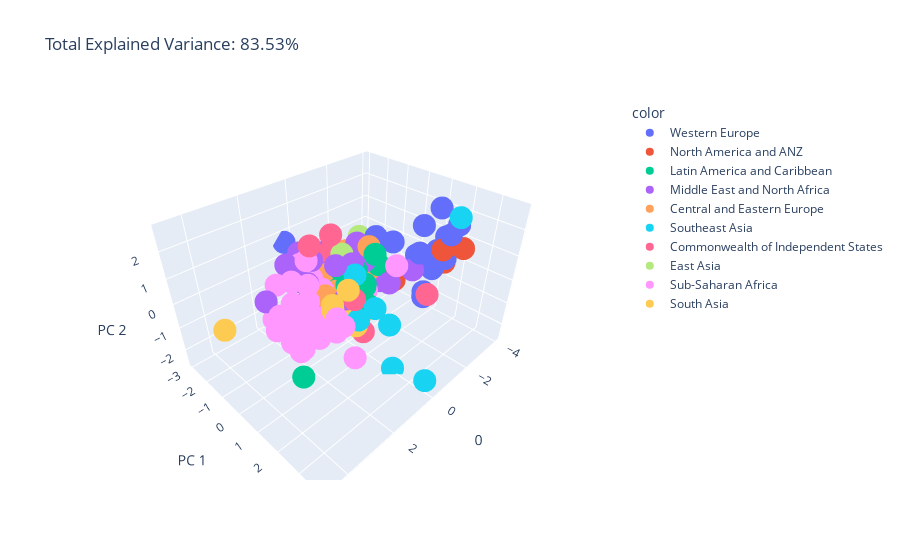

Here is the notebook cell this chart was saved with:
### Markdown cell above
### <code> <div style="color:#F1D405 ;font-weight: bold; ;">ACP par régions</div> </code>

### Code cell
pca = PCA(n_components=3)
components = pca.fit_transform(X)

total_var = pca.explained_variance_ratio_.sum() * 100

fig = px.scatter_3d(
    components, x=0, y=1, z=2, color=df['Region'],
    title=f'Total Explained Variance: {total_var:.2f}%',
    labels={'1': 'PC 1', '2': 'PC 2', '3': 'PC 3'}
)
fig.show()

### Figure 1 — Plotly figure (JSON) as saved in the notebook; plotly's stock layout.template omitted (floating-point values rounded to 4 significant figures)
{"data": [{"hovertemplate": "color=Western Europe<br>0=%{x}<br>PC 1=%{y}<br>PC 2=%{z}<extra></extra>", "legendgroup": "Western Europe", "marker": {"color": "#636efa", "symbol": "circle"}, "mode": "markers", "name": "Western Europe", "scene": "scene", "showlegend": true, "type": "scatter3d", "x": [-3.833, -3.924, -3.953, -3.269, -3.474, -3.762, -3.571, -2.98, -3.392, -2.941, -3.362, -2.81, -2.555, -2.666, -2.234, -1.703, -1.176, -1.114, -1.238, 0.4674], "y": [0.9582, 1.722, 1.444, 0.9269, 1.594, 1.356, 1.654, 0.6445, 0.5761, 1.417, 1.29, 0.9071, -0.1814, 1.346, -0.7687, -1.194, -1.765, -0.7479, -1.645, -2.956], "z": [1.908, 1.463, 0.7887, -1.553, 0.2002, 0.9116, 1.174, 0.1626, 1.221, -0.0891, 0.4613, 0.4204, 0.5597, -1.269, 0.6891, -0.3887, -0.7707, -0.6612, -0.1117, 0.6429]}, {"hovertemplate": "color=North America and ANZ<br>0=%{x}<br>PC 1=%{y}<br>PC 2=%{z}<extra></extra>", "legendgroup": "North America and ANZ", "marker": {"color": "#EF553B", "symbol": "circle"}, "mode": "markers", "name": "North America and ANZ", "scene": "scene", "showlegend": true, "type": "scatter3d", "x": [-3.692, -3.457, -3.429, -2.163], "y": [2.159, 1.463, 1.598, 0.2969], "z": [0.7639, 0.5188, 0.05531, -0.7543]}, {"hovertemplate": "color=Latin America and Caribbean<br>0=%{x}<br>PC 1=%{y}<br>PC 2=%{z}<extra></extra>", "legendgroup": "Latin America and Caribbean", "marker": {"color": "#00cc96", "symbol": "circle"}, "mode": "markers", "name": "Latin America and Caribbean", "scene": "scene", "showlegend": true, "type": "scatter3d", "x": [-1.986, -0.993, -1.083, -0.6223, -1.42, -0.8096, -1.677, -0.2541, -0.7807, -0.5327, -1.026, -0.7827, -0.6166, -0.2754, -0.009127, -0.735, -0.3062, -0.6398, 0.6425, 3.597], "y": [-0.3712, -1.159, -0.791, 0.2026, -0.9398, -1.026, -0.2936, -0.7138, -1.049, 0.2994, -1.321, -0.4058, -0.9014, 0.7075, -0.09122, 0.01875, -1.117, -0.4705, -2.064, 1.751], "z": [-0.2816, 0.1888, -0.6608, -0.3605, -0.2993, 0.06035, 0.3385, 0.1652, -0.3475, -0.1584, -0.03281, -0.008003, -0.5147, -0.7556, -0.1322, -0.553, -0.1509, 0.1606, 0.1204, -0.7437]}, {"hovertemplate": "color=Middle East and North Africa<br>0=%{x}<br>PC 1=%{y}<br>PC 2=%{z}<extra></extra>", "legendgroup": "Middle East and North Africa", "marker": {"color": "#ab63fa", "symbol": "circle"}, "mode": "markers", "name": "Middle East and North Africa", "scene": "scene", "showlegend": true, "type": "scatter3d", "x": [-2.038, -2.366, -1.41, -1.75, -1.414, -0.3285, -0.09424, 0.7964, 1.002, 0.529, 0.1988, 1.304, 0.7732, 1.404, 1.425, 1.59, 3.019], "y": [-0.3475, 0.9664, -0.9793, 0.4038, -0.5866, -0.1603, -1.63, -1.679, -0.7544, -1.139, -0.4378, -1.037, 0.6254, -1.667, -0.5011, -1.141, -0.6569], "z": [-1.043, -0.0853, 0.6485, -0.646, 0.03768, 0.578, 0.5135, 0.8545, 1.039, -0.5144, 0.6149, 0.1848, 0.03169, 0.6312, 0.4168, 0.6158, 0.4231]}, {"hovertemplate": "color=Central and Eastern Europe<br>0=%{x}<br>PC 1=%{y}<br>PC 2=%{z}<extra></extra>", "legendgroup": "Central and Eastern Europe", "marker": {"color": "#FFA15A", "symbol": "circle"}, "mode": "markers", "name": "Central and Eastern Europe", "scene": "scene", "showlegend": true, "type": "scatter3d", "x": [-1.649, -0.9959, -1.289, -0.778, -1.822, -0.297, -0.5454, -0.558, -1.652, -0.168, -0.1612, -0.101, -0.1704, 0.4511, 0.008511, -0.06524, 0.8667], "y": [-1.79, -1.66, -1.004, -2.151, -0.6979, 0.31, -1.292, -1.805, -0.5846, -2.144, -1.278, -1.306, -1.503, -0.556, -0.6699, -1.875, -0.2894], "z": [-0.106, -0.6859, -0.3499, 0.03189, -0.5658, -1.4, -0.2849, 0.07466, 0.5579, -0.2369, -0.4386, -0.09242, -0.3419, -1.287, -0.6836, -0.457, -0.2554]}, {"hovertemplate": "color=Southeast Asia<br>0=%{x}<br>PC 1=%{y}<br>PC 2=%{z}<extra></extra>", "legendgroup": "Southeast Asia", "marker": {"color": "#19d3f3", "symbol": "circle"}, "mode": "markers", "name": "Southeast Asia", "scene": "scene", "showlegend": true, "type": "scatter3d", "x": [-3.724, -1.171, -0.2357, -0.5057, 0.02465, -0.307, 0.5507, 0.6787, 0.3548], "y": [1.856, 1.011, 0.07826, 0.2363, 2.224, -0.06919, 1.751, 1.155, 3.808], "z": [1.874, -1.998, 0.2637, -1.125, -2.57, -0.2572, 0.1251, -0.6168, -1.775]}, {"hovertemplate": "color=Commonwealth of Independent States<br>0=%{x}<br>PC 1=%{y}<br>PC 2=%{z}<extra></extra>", "legendgroup": "Commonwealth of Independent States", "marker": {"color": "#FF6692", "symbol": "circle"}, "mode": "markers", "name": "Commonwealth of Independent States", "scene": "scene", "showlegend": true, "type": "scatter3d", "x": [-1.667, -0.8793, -0.316, 0.7268, 0.6099, -0.2652, 0.089, -0.2443, 0.01746, 1.035, 1.358, 1.113], "y": [2.18, -0.664, -1.623, -0.9165, 0.8933, -1.244, 0.8335, -0.2136, -0.8498, -1.03, -0.3863, -1.111], "z": [-0.2312, -0.1608, -0.2049, -0.9645, 0.06273, 0.6187, -1.677, -1.298, 1.587, 0.3878, 1.885, -0.8816]}, {"hovertemplate": "color=East Asia<br>0=%{x}<br>PC 1=%{y}<br>PC 2=%{z}<extra></extra>", "legendgroup": "East Asia", "marker": {"color": "#B6E880", "symbol": "circle"}, "mode": "markers", "name": "East Asia", "scene": "scene", "showlegend": true, "type": "scatter3d", "x": [-0.5279, -1.795, 0.01583, -0.348], "y": [-1.503, -1.234, -0.3875, -0.6855], "z": [-0.3699, 0.6843, -1.151, 0.7433]}, {"hovertemplate": "color=Sub-Saharan Africa<br>0=%{x}<br>PC 1=%{y}<br>PC 2=%{z}<extra></extra>", "legendgroup": "Sub-Saharan Africa", "marker": {"color": "#FF97FF", "symbol": "circle"}, "mode": "markers", "name": "Sub-Saharan Africa", "scene": "scene", "showlegend": true, "type": "scatter3d", "x": [-0.9738, 1.558, 2.123, 1.783, 2.439, 2.961, 1.837, 0.9855, 0.779, 1.721, 0.9736, 2.913, 2.35, 2.555, 1.98, 1.498, 2.286, 2.002, 2.453, 3.131, 3.523, 2.022, 2.402, 2.234, 1.776, 3.334, 2.931, 3.206, 3.048, 2.599, 3.907, 2.357, 1.214, 3.191, 1.387, 2.256], "y": [-0.04162, 0.6458, 0.4792, 0.7724, 0.5788, 0.9421, 0.009229, -1.445, -0.5283, -0.148, -0.8417, 0.9841, 0.4261, 0.878, 1.789, 1.802, -1.082, 1.515, 0.1509, 1.11, 0.5485, 0.7418, -0.07841, 0.9381, 1.122, 0.7971, 0.9939, 0.8099, -0.283, 0.1417, 1.336, 0.3431, -0.7754, 1.557, 3.164, 1.757], "z": [-0.816, -0.571, -0.2444, -0.5569, 0.5149, 0.6343, 0.8091, 0.5617, -0.1434, 0.01748, 0.2622, 0.3941, 0.3129, 0.1201, 0.2541, -1.356, 0.4973, 0.391, -0.06321, -0.4672, 0.2536, 0.001171, 1.159, -0.5991, -0.328, 0.5624, -0.5738, -0.2478, -0.05469, 0.5493, 1.47, 0.2451, 1.11, 0.3316, 2.744, 0.1715]}, {"hovertemplate": "color=South Asia<br>0=%{x}<br>PC 1=%{y}<br>PC 2=%{z}<extra></extra>", "legendgroup": "South Asia", "marker": {"color": "#FECB52", "symbol": "circle"}, "mode": "markers", "name": "South Asia", "scene": "scene", "showlegend": true, "type": "scatter3d", "x": [1.309, 0.7797, 0.957, 0.1303, 1.639, 4.68], "y": [0.5679, 1.141, 0.9439, 0.2593, 0.9457, -0.4183], "z": [0.02021, -0.8162, 0.6415, -0.8945, 0.2018, 0.3917]}], "layout": {"legend": {"title": {"text": "color"}, "tracegroupgap": 0}, "scene": {"domain": {"x": [0, 1], "y": [0, 1]}, "xaxis": {"title": {"text": "0"}}, "yaxis": {"title": {"text": "PC 1"}}, "zaxis": {"title": {"text": "PC 2"}}}, "title": {"text": "Total Explained Variance: 83.53%"}}}
